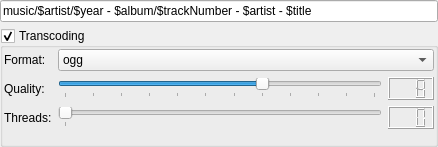
<?xml version="1.0" encoding="UTF-8"?>
<ui version="4.0">
 <class>TranscodingParamsWidget</class>
 <widget class="QWidget" name="TranscodingParamsWidget">
  <property name="geometry">
   <rect>
    <x>0</x>
    <y>0</y>
    <width>438</width>
    <height>147</height>
   </rect>
  </property>
  <property name="windowTitle">
   <string/>
  </property>
  <layout class="QVBoxLayout" name="verticalLayout">
   <property name="margin">
    <number>0</number>
   </property>
   <item>
    <widget class="QLineEdit" name="FilenameMask_">
     <property name="toolTip">
      <string>&lt;html&gt;&lt;head/&gt;&lt;body&gt;&lt;p&gt;The following variables are allowed in the track filename: $artist, $year, $album, $trackNumber, $title.&lt;/p&gt;&lt;p&gt;Directories are separated by the '/' symbol. File extension is omitted.&lt;/p&gt;&lt;p&gt;For example, a filename could look like this:&lt;/p&gt;&lt;p&gt;&lt;span style=&quot; font-style:italic;&quot;&gt;music/$artist/$year - $album/$trackNumber - $artist - $title&lt;/span&gt;&lt;/p&gt;&lt;/body&gt;&lt;/html&gt;</string>
     </property>
     <property name="whatsThis">
      <string>&lt;html&gt;&lt;head/&gt;&lt;body&gt;&lt;p&gt;The following variables are allowed in the track filename: $artist, $year, $album, $trackNumber, $title.&lt;/p&gt;&lt;p&gt;Directories are separated by the '/' symbol. File extension is omitted.&lt;/p&gt;&lt;p&gt;For example, a filename could look like this:&lt;/p&gt;&lt;p&gt;&lt;span style=&quot; font-style:italic;&quot;&gt;music/$artist/$year - $album/$trackNumber - $artist - $title&lt;/span&gt;&lt;/p&gt;&lt;/body&gt;&lt;/html&gt;</string>
     </property>
     <property name="text">
      <string notr="true">music/$artist/$year - $album/$trackNumber - $artist - $title</string>
     </property>
     <property name="placeholderText">
      <string>Track filename...</string>
     </property>
    </widget>
   </item>
   <item>
    <widget class="QGroupBox" name="TranscodingBox_">
     <property name="title">
      <string>Transcoding</string>
     </property>
     <property name="checkable">
      <bool>true</bool>
     </property>
     <layout class="QFormLayout" name="formLayout">
      <property name="fieldGrowthPolicy">
       <enum>QFormLayout::AllNonFixedFieldsGrow</enum>
      </property>
      <property name="margin">
       <number>1</number>
      </property>
      <item row="0" column="0">
       <widget class="QLabel" name="label">
        <property name="text">
         <string>Format:</string>
        </property>
       </widget>
      </item>
      <item row="0" column="1">
       <widget class="QComboBox" name="TranscodingFormat_">
        <item>
         <property name="text">
          <string notr="true">ogg</string>
         </property>
        </item>
        <item>
         <property name="text">
          <string notr="true">mp3</string>
         </property>
        </item>
       </widget>
      </item>
      <item row="1" column="0">
       <widget class="QLabel" name="label_2">
        <property name="text">
         <string>Quality:</string>
        </property>
       </widget>
      </item>
      <item row="3" column="0">
       <widget class="QLabel" name="label_3">
        <property name="text">
         <string>Threads:</string>
        </property>
       </widget>
      </item>
      <item row="1" column="1">
       <layout class="QHBoxLayout" name="horizontalLayout">
        <item>
         <widget class="QSlider" name="QualitySlider_">
          <property name="minimum">
           <number>1</number>
          </property>
          <property name="maximum">
           <number>12</number>
          </property>
          <property name="value">
           <number>8</number>
          </property>
          <property name="orientation">
           <enum>Qt::Horizontal</enum>
          </property>
          <property name="tickPosition">
           <enum>QSlider::TicksBelow</enum>
          </property>
          <property name="tickInterval">
           <number>1</number>
          </property>
         </widget>
        </item>
        <item>
         <widget class="QLCDNumber" name="QualityDisplay_">
          <property name="numDigits">
           <number>3</number>
          </property>
          <property name="intValue" stdset="0">
           <number>8</number>
          </property>
         </widget>
        </item>
       </layout>
      </item>
      <item row="3" column="1">
       <layout class="QHBoxLayout" name="horizontalLayout_2">
        <item>
         <widget class="QSlider" name="ThreadsSlider_">
          <property name="minimum">
           <number>1</number>
          </property>
          <property name="maximum">
           <number>1</number>
          </property>
          <property name="orientation">
           <enum>Qt::Horizontal</enum>
          </property>
          <property name="tickPosition">
           <enum>QSlider::TicksBelow</enum>
          </property>
          <property name="tickInterval">
           <number>1</number>
          </property>
         </widget>
        </item>
        <item>
         <widget class="QLCDNumber" name="ThreadsDisplay_">
          <property name="digitCount">
           <number>3</number>
          </property>
         </widget>
        </item>
       </layout>
      </item>
     </layout>
    </widget>
   </item>
  </layout>
 </widget>
 <resources/>
 <connections>
  <connection>
   <sender>QualitySlider_</sender>
   <signal>valueChanged(int)</signal>
   <receiver>QualityDisplay_</receiver>
   <slot>display(int)</slot>
   <hints>
    <hint type="sourcelabel">
     <x>290</x>
     <y>80</y>
    </hint>
    <hint type="destinationlabel">
     <x>403</x>
     <y>85</y>
    </hint>
   </hints>
  </connection>
  <connection>
   <sender>ThreadsSlider_</sender>
   <signal>valueChanged(int)</signal>
   <receiver>ThreadsDisplay_</receiver>
   <slot>display(int)</slot>
   <hints>
    <hint type="sourcelabel">
     <x>221</x>
     <y>122</y>
    </hint>
    <hint type="destinationlabel">
     <x>398</x>
     <y>122</y>
    </hint>
   </hints>
  </connection>
 </connections>
</ui>
